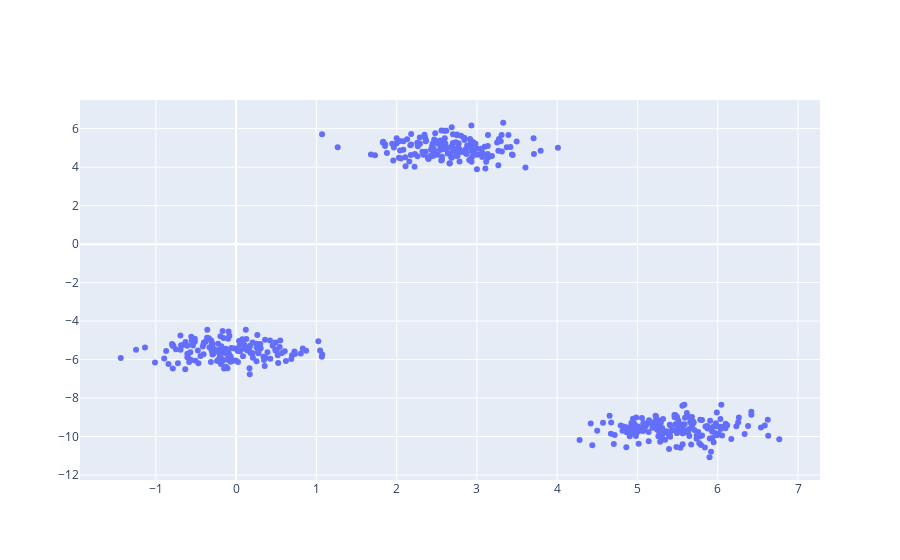
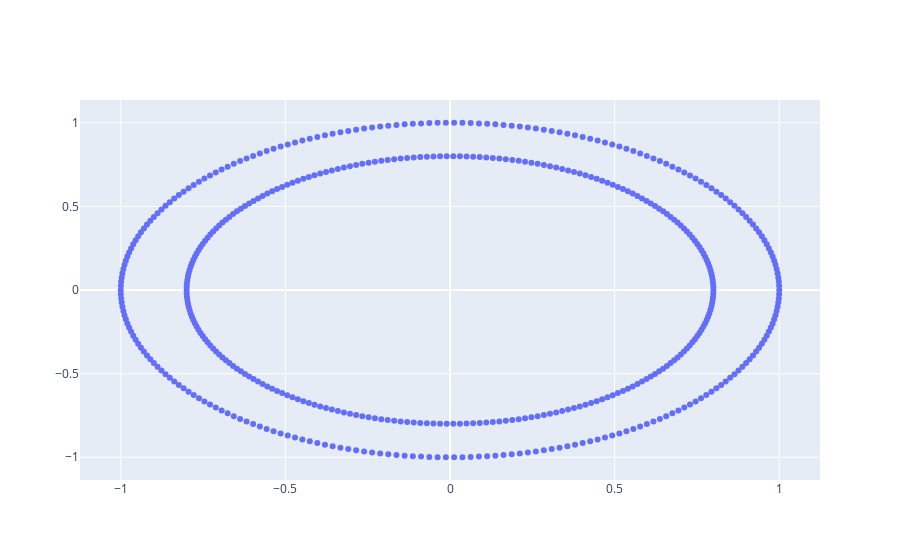

The code cell stored with these charts, in order, in its notebook:
### Code cell
from sklearn.datasets import make_blobs
from sklearn.datasets import make_circles

X,y = make_blobs(n_samples = 500, centers = 3, cluster_std = 0.5, n_features = 2, random_state=10)
X1,y1 = make_circles(n_samples=500, noise=0, shuffle=False, random_state=10)

print(X.shape,y.shape) # y represents the labelling 
fig = go.Figure(); fig1 = go.Figure()
fig.add_scatter(x=X[:, 0],y=X[:, 1],mode='markers')
fig1.add_scatter(x=X1[:, 0],y=X1[:, 1],mode='markers')
fig.show(); fig1.show()

### Figure 1 — Plotly figure (JSON) as saved in the notebook; plotly's stock layout.template omitted (floating-point values rounded to 4 significant figures; data arrays with more than 128 entries replaced by an {"elided": "..."} marker saying what was removed)
{"data": [{"mode": "markers", "type": "scatter", "x": {"elided": "500 float values"}, "y": {"elided": "500 float values"}}], "layout": {"autosize": true, "xaxis": {"autorange": true, "range": [-1.922, 7.251], "type": "linear"}, "yaxis": {"autorange": true, "range": [-12.51, 7.742], "type": "linear"}}}

### Figure 2 — Plotly figure (JSON) as saved in the notebook; plotly's stock layout.template omitted (floating-point values rounded to 4 significant figures; data arrays with more than 128 entries replaced by an {"elided": "..."} marker saying what was removed)
{"data": [{"mode": "markers", "type": "scatter", "x": {"elided": "500 float values"}, "y": {"elided": "500 float values"}}], "layout": {"autosize": true, "xaxis": {"autorange": true, "range": [-1.118, 1.118], "type": "linear"}, "yaxis": {"autorange": true, "range": [-1.165, 1.165], "type": "linear"}}}
